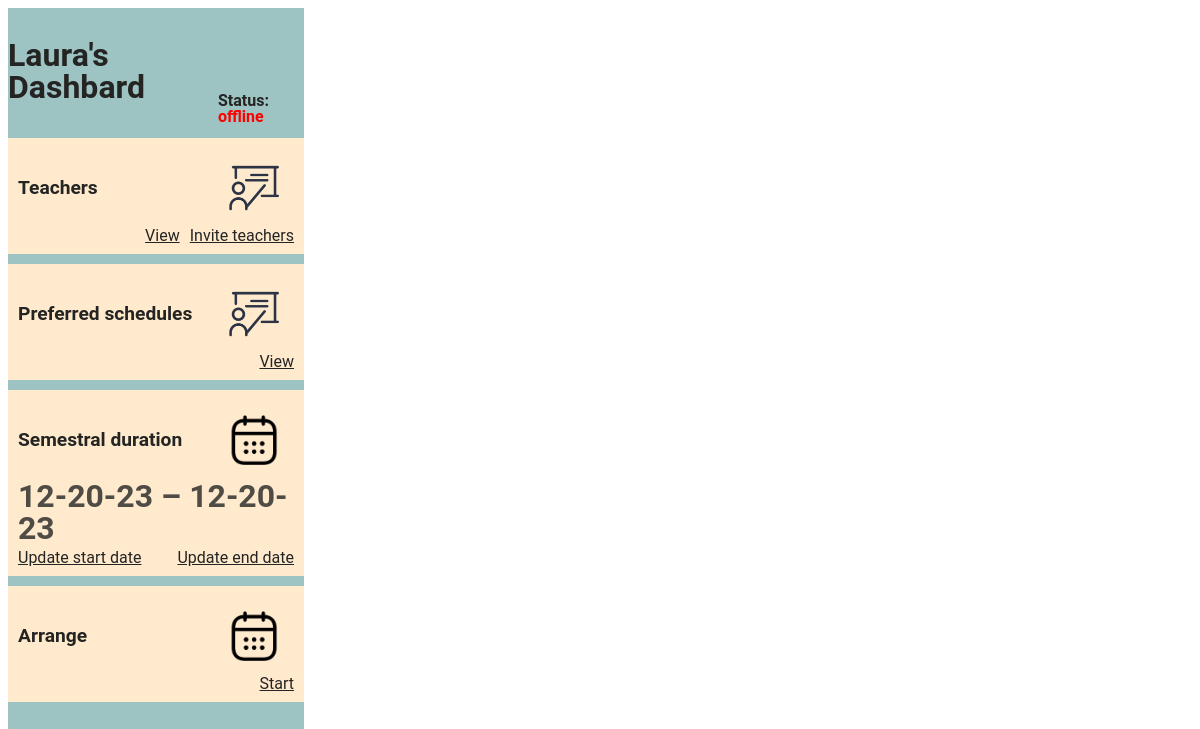
The page /lauraDashboard.php on the database as committed earlier.
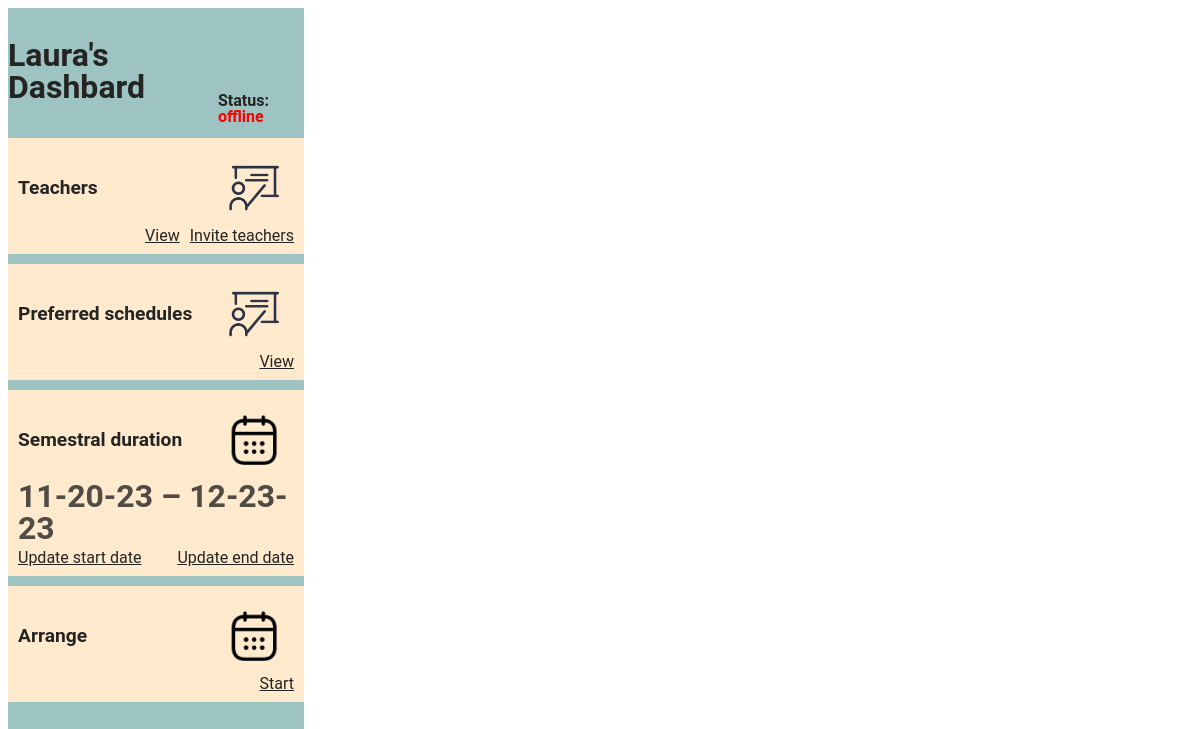
The same page on the database as committed later.
### tables this page shows
CREATE TABLE `program_status` (
  `id` int(11) NOT NULL AUTO_INCREMENT,
  `is_ongoing` tinyint(1) DEFAULT NULL,
  `start_time` date DEFAULT NULL,
  `end_time` date DEFAULT NULL,
  PRIMARY KEY (`id`)
);

### functions.php (called while the page is built, shortened)
<?php
    function getStatus() {
        include 'connect_db.php';
        $query = $connect->prepare('SELECT is_ongoing FROM program_status;');
        $query->execute();
        $result = $query->fetchColumn();
        if ($result !== false) {
            $status = ($result == 1) ? 'Online' : 'Offline';
            return $status;
        } else {
            return 'err';
        }
    }
    function getStart() {
        include 'connect_db.php';
        $stmt = $connect->prepare('select start_time from program_status;');
        if ($stmt->execute()) {
            $time = $stmt->fetchColumn();
            $dateOnly = date('m-d-y', strtotime($time));
            return $dateOnly;
        }
    }
    function getEnd() {
        include 'connect_db.php';
        $stmt = $connect->prepare('select end_time from program_status;');
        if ($stmt->execute()) {
            $time = $stmt->fetchColumn();
            $dateOnly = date('m-d-y', strtotime($time));
            return $dateOnly;
        }
    }
?>

### lauraDashboard.php (the view, shortened to what this page needs)
<?php
include 'functions.php';
$status = getStatus();
$start = getStart();
$end = getEnd();
?>
<!DOCTYPE html>
<html lang="en">
    <head>
        <link rel="stylesheet" href="styles2.css">
    </head>
    <body>
        <div class="main-nav">
            <?php
            if ($status === "Offline") {
                echo "
                <div class='page-header'>
                    <h1>Laura's Dashbard</h1>
                    <p style='align-self: flex-end;'><b>Status: </b><b style='color:red'>offline</b></p>
                </div>
                <div class='stick-main'>
                    <div class='item'>
                        <div class='from-sys'>
                            <b>Teachers &nbsp</b>
                            <img src='/2d_room_reservation/img/teacher.png' alt='Icon'>
                        </div>
                        <div class='function'>
                            <a class='btn' id='view-teachers'>
                                View
                            </a>
                            <a class='btn' id='viewTokens'>
                                Invite teachers
                            </a>
                        </div>
                    </div>
                    <div class='item'>
                        <div class='from-sys'>
                            <b>Preferred schedules &nbsp</b>
                            <img src='/2d_room_reservation/img/teacher.png' alt='Icon'>
                        </div>
                        <div class='function'>
                            <a class='btn' id='view-schedules' onclick='callTeacherSchedule()'>
                                View
                            </a>
                        </div>
                    </div>
                    <div class='item'>
                        <div class='from-sys'>
                            <b>Semestral duration &nbsp</b>
                            <img src='/2d_room_reservation/img/calendar.png' alt='token_icon'>
                        </div>
                        <p class='numerical-sys-data'>$start – $end</p>
                        <div class='from-sys'>
                            <a class='btn' id='change_s_time' onclick='processDateRange(0)'>
                                Update start date
                            </a>
                            <a class='btn' id='change_e_time' onclick='processDateRange(1)'>
                                Update end date
                            </a>
                        </div>
                    </div>
                    <div class='item'>
                        <div class='from-sys'>
                            <b>Arrange &nbsp</b>
                            <img src='/2d_room_reservation/img/calendar.png' alt='token_icon'>
                        </div>
                        <div class='function'>
                            <a class='btn' id='view-schedules' onclick='arrangeSchedule()'>
                                Start
                            </a>
                        </div>
                    </div>
                </div>
                ";
                } elseif ($status === 'Online') {
                    echo "
                    <button href=''>View Rooms status</button>
                    <button href=''>View Rooms status</button>
                    ";
                }
            ?>
        </div>
        <div id="output_section" class="output" >
        </div>
    </body>
</html>

### styles2.css (style rules this page uses)
* { color: #242423; font-family: 'Roboto', sans-serif; line-height: 1; }
body { height: 100vh; }
.output { display: flex; flex-direction: column; justify-content: flex-start; align-items: center; gap: 1.5rem; }
.main-nav { display: flex; flex-wrap: wrap; align-items: center; flex-direction: column; gap: 3px; }
.item { display: flex; width: 100%; justify-content: space-around; box-sizing: border-box; background-color: rgb(255, 234, 206); flex-direction: column; padding: 10px; }
.page-header { display: flex; justify-content: space-around; padding: 10px 0; }
.stick-main { display: flex; width: 100%; gap: 10px; flex-direction: column; position: sticky; top: 0; }
.item .from-sys { display: flex; justify-content: space-between; text-align: center; align-items: center; }
.from-sys b { font-size: 1.2rem; }
.function { display: flex; justify-content: end; gap: 10px; }
.item img { width: 50px; height: 50px; background-size: contain; display: inline-block; padding: 15px; }
.btn { width: fit-content; cursor: pointer; align-self: flex-end; text-decoration: underline; }
.numerical-sys-data { font-weight: bold; height: 70px; align-self: center; font-weight: bold; font-size: 32px; opacity: 80%; }
p { margin: 0; padding: 0; }
body { display: grid; grid-template-columns: 1fr 3fr; }
.main-nav { background-color: #9DC3C2; }

Rows that differ between the two databases and show on the page:
changed program_status: start_time "12-20-23" → "11-20-23"; end_time "12-20-23" → "12-23-23"
